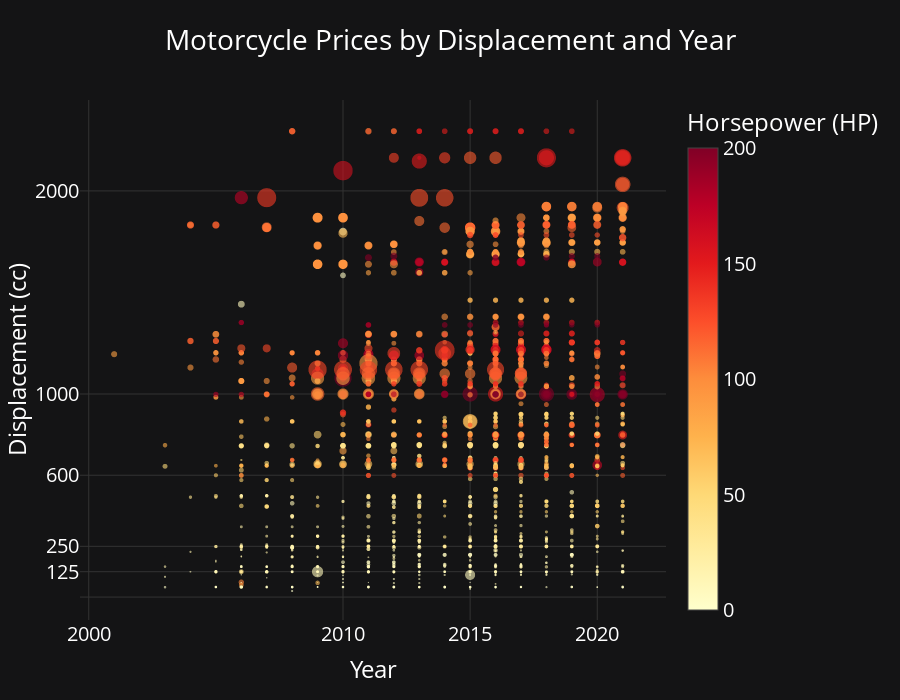

Notebook cell for this chart:
### Markdown cell above
### Price related to a lot of stuff

### Code cell
# Keep only the columns we need for this scatter
plot_df = df.dropna(subset=["Year", "Displacement_cc", "HP", "Price_adj"])

plot_df = plot_df[plot_df["Year"] > 2000]
plot_df = plot_df[plot_df["Displacement_cc"] < 3000]


fig3 = px.scatter(
    plot_df,
    x="Year",
    y="Displacement_cc",
    size="Price_adj",
    color="HP",
    hover_name="Model", # when hovering, show the model, really cute
    color_continuous_scale="YlOrRd",
    range_color=[0, 200],
    opacity=0.6,
    height=700,
    title="Motorcycle Prices by Displacement and Year",
    labels={
        "Year": "Year",
        "Displacement_cc": "Displacement (cc)",
        "Price": "Price (scaled size)",
        "HP": "Horsepower"
    }
)
# Remove the borders from every point
fig3.update_traces(marker=dict(line=dict(width=0)))

# In this for we add the horizontal lines, these are the limits for the A1, A-lim, A and A2 licenses

fig3.update_yaxes(
    tickvals=[125, 250, 600, 1000, 2000],
    title="Displacement (cc)"
)

# Asse x con tick fissi (opzionale)
fig3.update_xaxes(
    tickvals=[1980, 1990, 2000, 2010, 2015, 2020],
    title="Year"
)

fig3.update_layout(
    coloraxis_colorbar=dict(title="Horsepower (HP)"),
)
set_theme(fig3)
fig3.show()


# riportare i prezzi tenendo conto dell'inflazione

# scatter plot su CC e HP, 
# magari scartare il tempo, interessarsi meglio sul prezzo

### Figure 1 — Plotly figure (JSON) as saved in the notebook; plotly's stock layout.template omitted (floating-point values rounded to 4 significant figures; data arrays with more than 128 entries replaced by an {"elided": "..."} marker saying what was removed)
{"data": [{"hovertemplate": "<b>%{hovertext}</b><br><br>Year=%{x}<br>Displacement (cc)=%{y}<br>Price_adj=%{marker.size}<br>Horsepower=%{marker.color}<extra></extra>", "hovertext": {"elided": "2976 str values"}, "legendgroup": "", "marker": {"color": {"elided": "2976 int values"}, "coloraxis": "coloraxis", "line": {"width": 0}, "opacity": 0.6, "size": {"elided": "2976 float values"}, "sizemode": "area", "sizeref": 492.2, "symbol": "circle"}, "mode": "markers", "name": "", "showlegend": false, "type": "scattergl", "x": {"elided": "2976 int values"}, "xaxis": "x", "y": {"elided": "2976 float values"}, "yaxis": "y"}], "layout": {"coloraxis": {"cmax": 200, "cmin": 0, "colorbar": {"title": {"text": "Horsepower (HP)"}}, "colorscale": [[0, "rgb(255,255,204)"], [0.125, "rgb(255,237,160)"], [0.25, "rgb(254,217,118)"], [0.375, "rgb(254,178,76)"], [0.5, "rgb(253,141,60)"], [0.625, "rgb(252,78,42)"], [0.75, "rgb(227,26,28)"], [0.875, "rgb(189,0,38)"], [1, "rgb(128,0,38)"]]}, "font": {"color": "white", "size": 20}, "height": 700, "legend": {"bgcolor": "rgba(0,0,0,0)", "itemsizing": "constant", "tracegroupgap": 0}, "paper_bgcolor": "#141415", "plot_bgcolor": "#141415", "title": {"text": "Motorcycle Prices by Displacement and Year"}, "xaxis": {"anchor": "y", "domain": [0, 1], "gridcolor": "#333333", "tickvals": [1980, 1990, 2000, 2010, 2015, 2020], "title": {"text": "Year"}, "zerolinecolor": "#333333"}, "yaxis": {"anchor": "x", "domain": [0, 1], "gridcolor": "#333333", "tickvals": [125, 250, 600, 1000, 2000], "title": {"text": "Displacement (cc)"}, "zerolinecolor": "#333333"}}}
